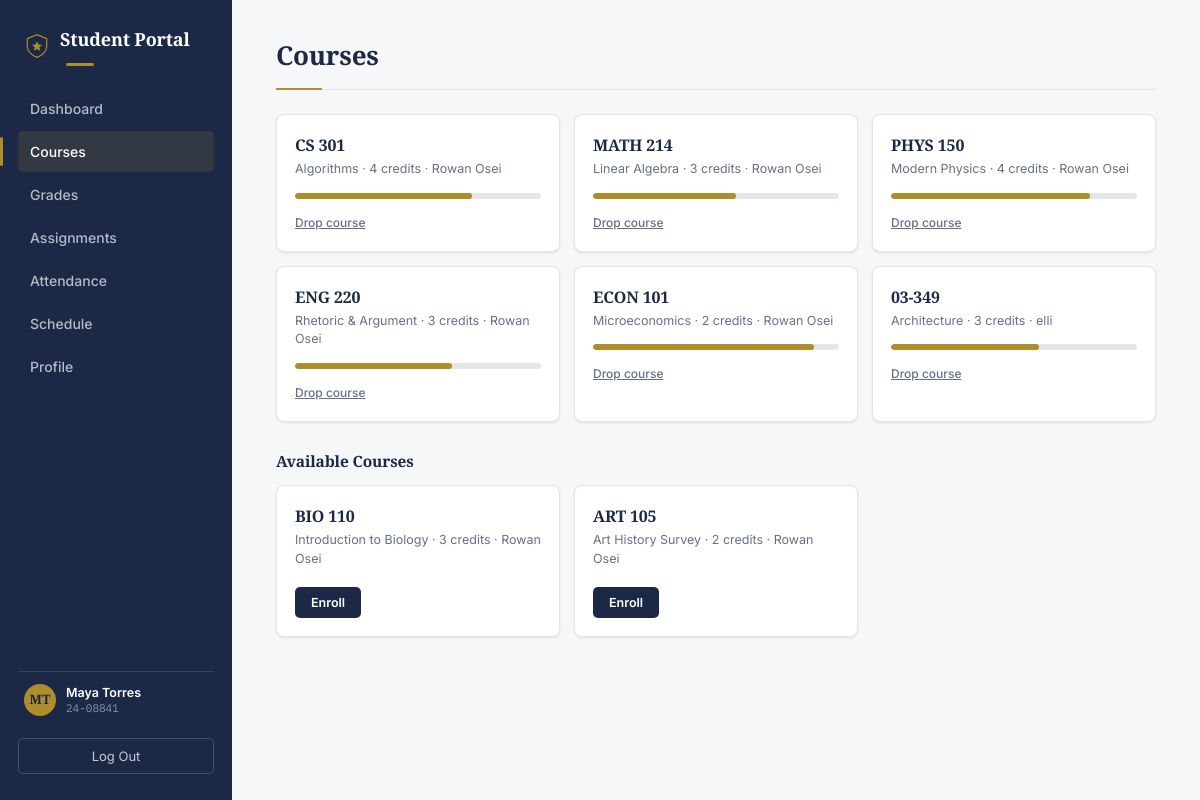
The page /courses/ (signed in) on the database its author committed.
### portal/models.py (models this page shows, shortened)
class Student(models.Model):
    user = models.OneToOneField(User, on_delete=models.CASCADE)
    student_id = models.CharField(max_length=20)
    major = models.CharField(max_length=100, blank=True)

class Enrollment(models.Model):
    student = models.ForeignKey(Student, on_delete=models.CASCADE, related_name="enrollments")
    course = models.ForeignKey(Course, on_delete=models.CASCADE)
    progress_percent = models.IntegerField(default=0)     # 0-100, how much of the course is done
    attendance_percent = models.IntegerField(default=100)  # 0-100, how often they showed up
    grade = models.CharField(max_length=20, default="In Progress")  # e.g. "A-", "In Progress"

class Course(models.Model):
    code = models.CharField(max_length=20)       # e.g. "CS 301"
    title = models.CharField(max_length=200)      # e.g. "Algorithms"
    credits = models.IntegerField(default=3)
    teacher = models.ForeignKey(
        Teacher, on_delete=models.SET_NULL, null=True, blank=True, related_name="courses"
    )

class Teacher(models.Model):
    user = models.OneToOneField(User, on_delete=models.CASCADE)
    teacher_id = models.CharField(max_length=20)
    department = models.CharField(max_length=100, blank=True)

### portal/views.py (the view)
# urls.py: path("courses/", views.courses, name="courses"),
@login_required
@student_required
def courses(request):
    student = _get_student(request.user)
    enrollments = student.enrollments.select_related("course", "course__teacher__user")
    enrolled_course_ids = enrollments.values_list("course_id", flat=True)
    available_courses = Course.objects.exclude(id__in=enrolled_course_ids).select_related("teacher__user")
    return render(request, "portal/courses.html", {
        "enrollments": enrollments,
        "available_courses": available_courses,
    })

### portal/context_processors.py (called while the page is built)
def student_context(request):
    if not request.user.is_authenticated:
        return {}
    context = {}
    try:
        context["current_student"] = Student.objects.get(user=request.user)
    except Student.DoesNotExist:
        pass
    try:
        context["current_teacher"] = Teacher.objects.get(user=request.user)
    except Teacher.DoesNotExist:
        pass
    return context

### portal/views.py (called while the page is built)
def _get_student(user):
    return get_object_or_404(Student, user=user)

def student_required(view_func):
    @wraps(view_func)
    def wrapper(request, *args, **kwargs):
        if not Student.objects.filter(user=request.user).exists():
            if Teacher.objects.filter(user=request.user).exists():
                messages.info(request, "That page is for student accounts. Here's your teacher dashboard instead.")
                return redirect("teacher_dashboard")
            messages.error(request, "Your account isn't set up as a student or teacher yet.")
            return redirect("login")
        return view_func(request, *args, **kwargs)
    return wrapper

### portal/templates/portal/courses.html (shortened to what this page needs)
{% extends "portal/base.html" %}
{% block content %}
  <h1>Courses</h1>
  <div class="card-grid">
    {% for e in enrollments %}
      <div class="course-card">
        <h3>{{ e.course.code }}</h3>
        <p>{{ e.course.title }} &middot; {{ e.course.credits }} credits
          {% if e.course.teacher %}&middot; {{ e.course.teacher.user.get_full_name|default:e.course.teacher.user.username }}{% endif %}
        </p>
        <div class="progress-bar">
          <div class="progress-fill" style="width:{{ e.progress_percent }}%"></div>
        </div>
        <form method="post" action="{% url 'drop_course' e.id %}" style="margin-top:12px;">
          <button type="submit" class="text-btn">Drop course</button>
        </form>
      </div>
    {% empty %}
      <p>You're not enrolled in any courses yet. Browse available courses below.</p>
    {% endfor %}
  </div>
  <h3>Available Courses</h3>
  <div class="card-grid">
    {% for course in available_courses %}
      <div class="course-card">
        <h3>{{ course.code }}</h3>
        <p>{{ course.title }} &middot; {{ course.credits }} credits
          {% if course.teacher %}&middot; {{ course.teacher.user.get_full_name|default:course.teacher.user.username }}{% endif %}
        </p>
        <form method="post" action="{% url 'enroll_course' course.id %}">
          <button type="submit">Enroll</button>
        </form>
      </div>
    {% empty %}
      <p>No other courses available right now.</p>
    {% endfor %}
  </div>
{% endblock %}

### portal/templates/portal/base.html (shortened to what this page needs)
{% load static %}
<!DOCTYPE html>
<html lang="en">
<head>
  <link rel="stylesheet" href="{% static 'portal/style.css' %}" />
</head>
<body>
  <div id="app-page">
    <aside class="sidebar">
      <div class="logo-row">
        <img src="{% static 'portal/logo.svg' %}" alt="" class="logo-mark" />
        <h2 class="logo">Student Portal</h2>
      </div>
      <nav>
        <a class="nav-btn {% if request.resolver_match.url_name == 'dashboard' %}active{% endif %}" href="{% url 'dashboard' %}">Dashboard</a>
        <a class="nav-btn {% if request.resolver_match.url_name == 'courses' %}active{% endif %}" href="{% url 'courses' %}">Courses</a>
        <a class="nav-btn {% if request.resolver_match.url_name == 'grades' %}active{% endif %}" href="{% url 'grades' %}">Grades</a>
        <a class="nav-btn {% if request.resolver_match.url_name == 'assignments' %}active{% endif %}" href="{% url 'assignments' %}">Assignments</a>
        <a class="nav-btn {% if request.resolver_match.url_name == 'attendance' %}active{% endif %}" href="{% url 'attendance' %}">Attendance</a>
        <a class="nav-btn {% if request.resolver_match.url_name == 'schedule' %}active{% endif %}" href="{% url 'schedule' %}">Schedule</a>
        <a class="nav-btn {% if request.resolver_match.url_name == 'profile' %}active{% endif %}" href="{% url 'profile' %}">Profile</a>
      </nav>
      {% if current_student %}
        <div class="sidebar-student">
          <div class="sidebar-avatar">{{ current_student.user.first_name|slice:":1" }}{{ current_student.user.last_name|slice:":1" }}</div>
          <div class="sidebar-student-info">
            <div class="name">{{ current_student.user.get_full_name|default:current_student.user.username }}</div>
            <div class="id">{{ current_student.student_id }}</div>
          </div>
        </div>
      {% endif %}
      <form method="post" action="{% url 'logout' %}">
        <button id="logout-btn" type="submit">Log Out</button>
      </form>
    </aside>
    <main class="content">
      {% block content %}{% endblock %}
    </main>
  </div>
</body>
</html>

### rows shown on the page
Student: user.first_name "M", user.last_name "T", user.get_full_name "Maya Torres", student_id "24-08841"
Enrollment: course.code "CS 301", course "Algorithms", course.credits "4", course.teacher.user.get_full_name "Rowan Osei", progress_percent 72 (drawn)
Enrollment: course.code "MATH 214", course "Linear Algebra", course.credits "3", course.teacher.user.get_full_name "Rowan Osei", progress_percent 58 (drawn)
Enrollment: course.code "PHYS 150", course "Modern Physics", course.credits "4", course.teacher.user.get_full_name "Rowan Osei", progress_percent 81 (drawn)
Enrollment: course.code "ENG 220", course "Rhetoric & Argument", course.credits "3", course.teacher.user.get_full_name "Rowan Osei", progress_percent 64 (drawn)
Enrollment: course.code "ECON 101", course "Microeconomics", course.credits "2", course.teacher.user.get_full_name "Rowan Osei", progress_percent 90 (drawn)
Enrollment: course.code "03-349", course "Architecture", course.credits "3", course.teacher.user.get_full_name "elli", progress_percent 60 (drawn)
Course: code "BIO 110", title "Introduction to Biology", credits "3", teacher.user.get_full_name "Rowan Osei"
Course: code "ART 105", title "Art History Survey", credits "2", teacher.user.get_full_name "Rowan Osei"
